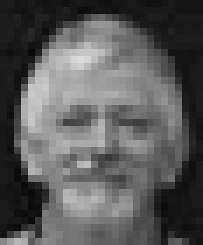
#> input picture faceGray.jpg, 29 x 35 px (shown 7 times larger)
$ python recursiveapproach.py   (older library calls are emulated)
#> lines starting #> are read from the running program, lines starting #| are printed output that depends on the picture
import matplotlib.pyplot as plt
import matplotlib.image as mpimg
import matplotlib.patches as patches
import numpy as np
import sys
print(sys.getrecursionlimit())
sys.setrecursionlimit(1500)

img1 = mpimg.imread('faceGray.jpg')
#> img1 is the input picture: shape (35, 29); min 8, max 218, mean 89.9
img2 = mpimg.imread('groupGray.jpg')
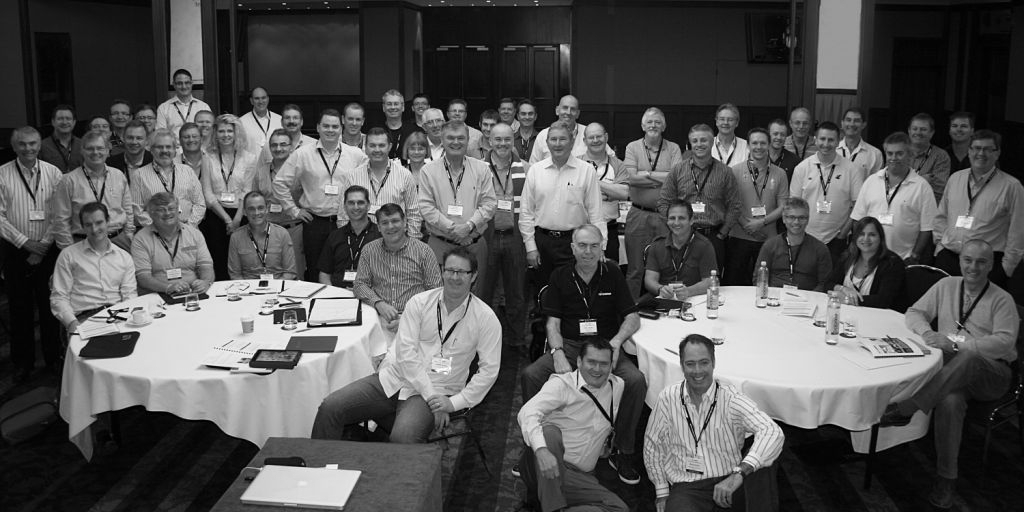
#> input picture groupGray.jpg, 1024 x 512 px
#> img2 is the input picture: shape (512, 1024); min 0, max 254, mean 85.2


# INITIALIZATION OF POPULATION TABLE
def popTableInitialization(pop_size):
#> called with pop_size = 50
    pop_table = []
    for i in range(pop_size):
        pop_table.append((np.random.randint(img2.shape[0]), np.random.randint(img2.shape[1])))
    frameCreation(pop_table, img2)


# CREATING FRAMES FOR PIXEL MATCHING
def frameCreation(pop_table, img2):
    frames = []
    img2 = np.array(img2)
    for i in range(pop_size):
        frame = img2[pop_table[i][0]:(pop_table[i][0]+img1.shape[0]),pop_table[i][1]:(pop_table[i][1]+img1.shape[1])]
        frames.append(frame)
#> after the loop, frames = 50 items
    fitnessFunction(frames, pop_table)


# CORRELATION FUNCTION
def fitnessFunction(frames, pop_table):
    fitness_values = []
    for i in range(pop_size):
        # NUMERATOR
        a = frames[i]-np.mean(frames[i])
        b = img1-np.mean(img1)
        if (a.shape==b.shape):
            mul = a*b
            mul_sum = np.sum(mul)
        # dENOMINATOR
            a_sq = a**2
            b_sq = b**2
            a_sum = np.sum(a_sq)
            b_sum = np.sum(b_sq)
            result= np.sqrt(a_sum*b_sum)
        # CROSS-CORRELATION
            value = mul_sum/result
            fitness_values.append(value)
        else:
            fitness_values.append(0)
#> this loop made 50 passes
#> (mul_sum, a_sum, result, value) on passes 1, 2, 3, 4, 5, 6, 7, 8, 9, 10, 12, 13: (221839.5, 699221.4, 1504050.6, 0.147), (133078.1, 1035504.9, 1830337.4, 0.0727), (15750.4, 3612.8, 108112.5, 0.146), (-70514.1, 3386390.7, 3309966.7, -0.0213), (111192.8, 29541.2, 309149.9, 0.36), (593374.4, 4160368.3, 3668774.2, 0.162), (-668557.7, 1105146.6, 1890884.7, -0.354), (-48631.8, 11593.7, 193672.1, -0.251), (-563218.4, 2291100.8, 2722558.3, -0.207), (266647.8, 3102560.6, 3168219.2, 0.0842), (694016.7, 3203486.2, 3219337.6, 0.216), (-23913.8, 745054.5, 1552562.5, -0.0154)
#> pass 1, in fitnessFunction, `mul = a*b`:
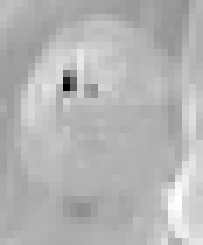
#> mul: shape (35, 29) float64 (shown 7 times larger); min -14177.7, max 6094.3, mean 218.6; drawn with min black and max white
#> after the loop, fitness_values = 50 values, max 0.36 at index 4, min -0.354 at index 6, mean 0.0172
    sortedFitnessValues(fitness_values, pop_table)


# SORTING
def sortedFitnessValues(fitness_values, pop_table):
    sorted_fitness = sorted(fitness_values)
#> sorted_fitness = 50 values from -0.354 to 0.36
    faceDetection(sorted_fitness, fitness_values, img2, pop_table, threshold= 0.9)


# EXTRACTING THE MAX COORDINATE
def faceDetection(sorted_fitness, fitness_values, img2, pop_table, threshold):
    new_pop_table = sortedPopTable(sorted_fitness, fitness_values, pop_size, pop_table)
    if (sorted_fitness[pop_size - 1] >= threshold):
    # SQUARING THE FACE
        fig,ax = plt.subplots(figsize=(1024, 1024))
        ax.imshow(img2, cmap= 'gray')
        rect = patches.Rectangle(pop_table[0],35,29,linewidth=1,edgecolor='r',facecolor='none')
        ax.add_patch(rect)
        plt.show()
    else:
        crossOverOfBits(pop_size, new_pop_table)


# MAKING NEW POPULATION TABLE
def sortedPopTable(sorted_fitness, fitness_values, pop_size, pop_table):
#> called with pop_size = 50
    new_pop_table = []
    for i in range(pop_size):
        for j in range(pop_size):
            if (sorted_fitness[i]==fitness_values[j]):
                fitness_values[j] = -100
                new_pop_table.append(pop_table[j])
#> after the loop, fitness_values = 50 values from -100 to -100
#> in faceDetection, `new_pop_table = sortedPopTable(sorted_fitness, fitness_values, pop_siz..`: new_pop_table = 50 pairs, first value 9 to 510, second value 28 to 999
    return new_pop_table

# CROSS-OVER
def crossOverOfBits(pop_size, new_pop_table):
#> called with pop_size = 50
    binary_number = []
    out_array = np.asarray(new_pop_table, dtype=np.int)
#> out_array has the same summary as new_pop_table in faceDetection
    for i in out_array:
        x = np.binary_repr(i[0], width= 11)
        y = np.binary_repr(i[1], width= 11)
        binary_number.append((x,y))
#> this loop made 50 passes
#> (i, x, y) on passes 1 to 12: ([292, 599], '00100100100', '01001010111'), ([128, 932], '00010000000', '01110100100'), ([70, 472], '00001000110', '00111011000'), ([88, 396], '00001011000', '00110001100'), ([163, 510], '00010100011', '00111111110'), ([459, 882], '00111001011', '01101110010'), ([442, 543], '00110111010', '01000011111'), ([127, 544], '00001111111', '01000100000'), ([91, 896], '00001011011', '01110000000'), ([398, 423], '00110001110', '00110100111'), ([147, 147], '00010010011', '00010010011'), ([243, 709], '00011110011', '01011000101')
#> after the loop, binary_number = 50 items, first 6: ('00100100100', '01001010111'), ('00010000000', '01110100100'), ('00001000110', '00111011000'), ('00001011000', '00110001100'), ('00010100011', '00111111110'), ('00111001011', '01101110010')
    concat_binary = [''.join(i) for i in binary_number]
    result_list = []
    for i in range(0,pop_size, 2):
        binary_value_1 = concat_binary[i]
        binary_value_2 = concat_binary[i+1]
        binary_value_1 = list(binary_value_1)
        binary_value_2 = list(binary_value_2)
        random_point = np.random.randint(0, 22)
        for j in range(random_point, 22):
            binary_value_1[j], binary_value_2[j] = binary_value_2[j], binary_value_1[j]
        binary_value_1= ''. join(binary_value_1)
        binary_value_2= ''. join(binary_value_2)
        result_list.append(binary_value_1)
        result_list.append(binary_value_2)
#> this loop made 25 passes
#> (binary_value_1, binary_value_2) on passes 1 to 12: ('0010010010001001010111', '0001000000001110100100'), ('0000100011000111011000', '0000101100000110001100'), ('0001010001100111111110', '0011100101101101110010'), ('0011011101001000011111', '0000111111101000100000'), ('0000101101101110000000', '0011000111000110100111'), ('0001001001100010010011', '0001111001101011000101'), ('0010000100101110010100', '0011010100100000111001'), ('0011000111001001100011', '0000011010101110000101'), ('0010100110100001001000', '0010101001000001100011'), ('0000010011000111101000', '0001100001100101100111'), ('0000101100001101010001', '0000011010101110001100'), ('0011110011001000100111', '0011111111001101001111')
#> after the loop, result_list = 50 items, first 6: '0010010010001110100100', '0001000000001001010111', '0000100011000111011000', '0000101100000110001100', '0001010001101101110010', '0011100101100111111110'
    mutationOfBits(result_list)


# MUTATION
def mutationOfBits(result_list):
    mutated_result=[]
    for value in result_list:
        value= list(value)
        mutation_point = np.random.randint(0,22)
        if(value[mutation_point]==0):
            value[mutation_point]=1
        else:
            value[mutation_point]=0

        value= ''.join(str(v) for v in value)
        mutated_result.append(value)
#> this loop made 50 passes
#> (value, mutation_point) on passes 1 to 12: ('0010010010001110100100', 3), ('0001000000001001010111', 0), ('0000100011000111011000', 5), ('0000101100000110001100', 0), ('0001010001101101110010', 17), ('0011100101100111111110', 18), ('0011111111101000100000', 4), ('0000011101001000011111', 2), ('0000100111000110100111', 16), ('0011001101101110000000', 3), ('0001111001101011000101', 2), ('0001001001100010010011', 10)
#> after the loop, mutated_result = 50 items, first 6: '0010010010001110100100', '0001000000001001010111', '0000100011000111011000', '0000101100000110001100', '0001010001101101100010', '0011100101100111110110'

    newPopTable(mutated_result, img2)


# NEW POP TABLE
def newPopTable(mutated_result, img2):
    coordinates= []
    for i in range(pop_size):
        coordinates.append((int(mutated_result[i][:11], 2),int(mutated_result[i][12:], 2)))
#> after the loop, coordinates = 50 pairs, first value 8 to 484, second value 11 to 999

    frameCreation(coordinates, img2)
#> the loop in fitnessFunction (call 2), `for i in range(pop_size):` made 50 passes
#> (mul_sum, a_sum, result, value) on passes 1 to 12: (598181, 1198373.4, 1969024.7, 0.304), (-59464.2, 3495448.9, 3362842.8, -0.0177), (-48631.8, 11593.7, 193672.1, -0.251), (-563218.4, 2291100.8, 2722558.3, -0.207), (1140149.4, 3302683.5, 3268801.6, 0.349), (364038.1, 528211.2, 1307250.8, 0.278), (-228308.7, 1311495.4, 2059863.6, -0.111), (-282068.1, 369216.4, 1092938.2, -0.258), (39567.3, 2246053.2, 2695660, 0.0147), (-317930.9, 3959416.7, 3579074.1, -0.0888), (-232473.9, 1041669.1, 1835777.3, -0.127), (-366126.7, 2069784.9, 2587722.4, -0.141)
#> (mul_sum, a_sum, result) on pass 27: (-149621.8, 827530.7, 1636240.6)
#> pass 1, in fitnessFunction (call 2), `mul = a*b`:
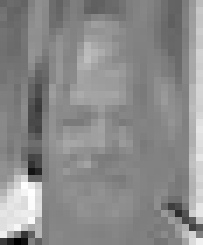
#> mul: shape (35, 29) float64 (shown 7 times larger); min -8771.3, max 8412, mean 589.3; drawn with min black and max white
#> pass 1, in fitnessFunction (call 2), `b_sq = b**2`:
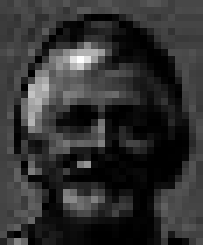
#> b_sq: shape (35, 29) float64 (shown 7 times larger); min 0.00653, max 16404.7, mean 3187.5; drawn with min black and max white
#> the loop in crossOverOfBits (call 2), `for i in out_array:` made 50 passes
#> i on passes 1 to 12: [321, 42], [230, 551], [323, 697], [58, 543], [70, 472], [118, 796], [382, 847], [88, 396], [425, 20], [146, 147], [243, 709], [336, 99]
#> the loop in mutationOfBits (call 2), `for value in result_list:` made 50 passes
#> value on passes 1 to 12: '0010100000100000100111', '0001110011001000101010', '0000011101001000011111', '0010100001101010111001', '0000111011001100011100', '0000100011000111011000', '0000101100000110001100', '0010111111001101001111', '0011010100100010010011', '0001001001000000010100', '0001111001101001100011', '0010101000000011000101'
#> the loop in fitnessFunction (call 4), `for i in range(pop_size):` made 50 passes
#> pass 1, in fitnessFunction (call 4), `a_sq = a**2`:
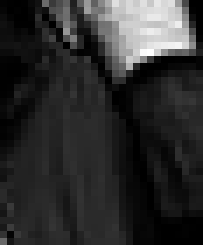
#> a_sq: shape (35, 29) float64 (shown 7 times larger); min 0.0466, max 20102.8, mean 3586.3; drawn with min black and max white
#> the loop in fitnessFunction (call 5), `for i in range(pop_size):` made 50 passes
#> pass 1, in fitnessFunction (call 5), `a_sq = a**2`:
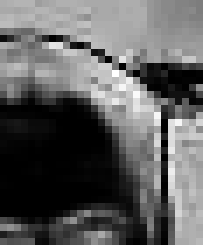
#> a_sq: shape (35, 29) float64 (shown 7 times larger); min 0.246, max 12883.3, mean 4780.5; drawn with min black and max white
#> the loop in fitnessFunction (call 6), `for i in range(pop_size):` made 50 passes
#> pass 1, in fitnessFunction (call 6), `a_sq = a**2`:
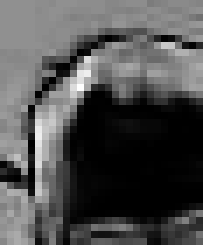
#> a_sq: shape (35, 29) float64 (shown 7 times larger); min 0.0811, max 15446.7, mean 4835.5; drawn with min black and max white


pop_size = 50
#> (the run stopped early here; a loop or call above may not have finished)
